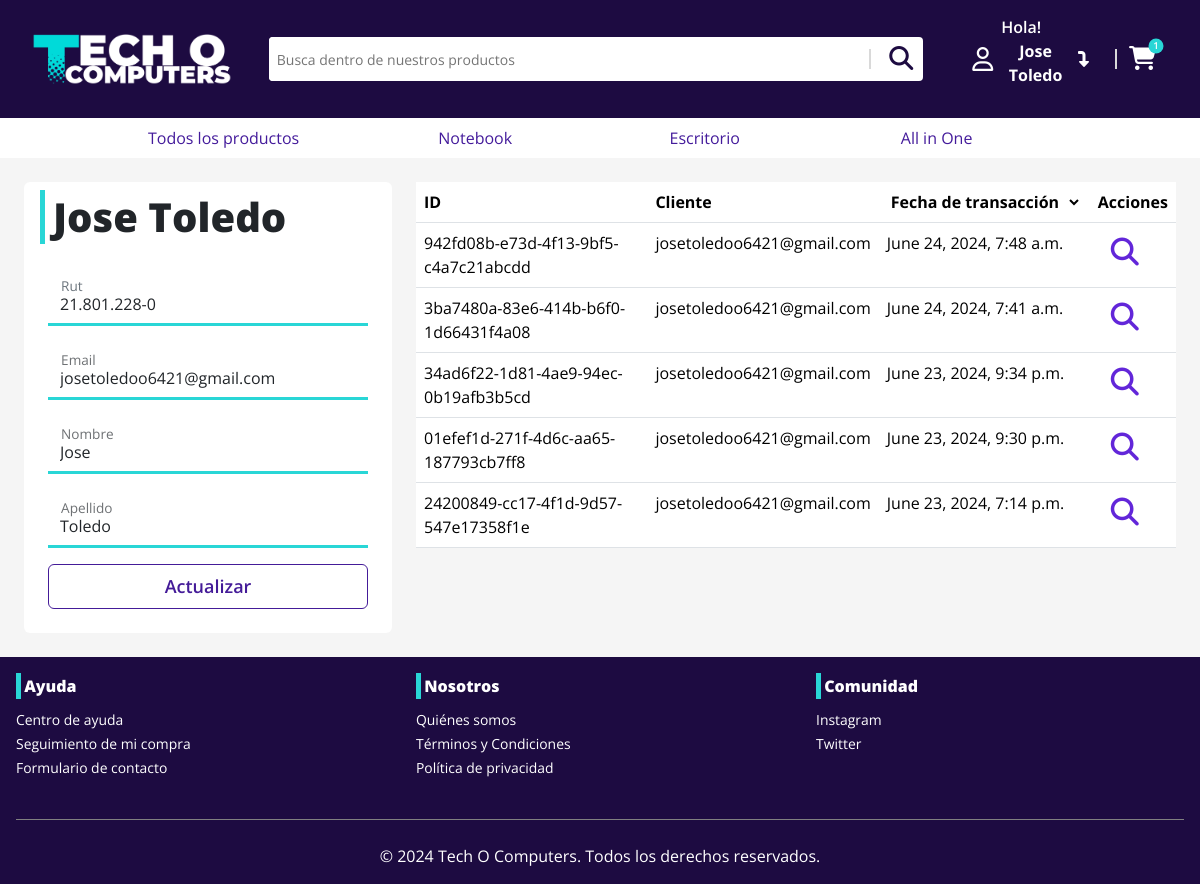
Page /profile/ (signed in) on the committed database.
### auth_user/models.py (models this page shows)
class User(AbstractBaseUser, PermissionsMixin):
    email = models.EmailField(unique=True)
    rut = models.CharField(max_length=12, unique=True, primary_key=True, verbose_name='RUT')
    first_name = models.CharField(max_length=30)
    last_name = models.CharField(max_length=30)
    is_staff = models.BooleanField(default=False)
    is_active = models.BooleanField(default=True)
    is_superuser = models.BooleanField(default=False)
    objects = CustomUserManager()
    USERNAME_FIELD = 'email'
    EMAIL_FIELD = 'email'
    REQUIRED_FIELDS = []
    class Meta:
        verbose_name = 'User'
        verbose_name_plural = 'Users'
    def get_full_name(self):
        return f'{self.first_name} {self.last_name}'

### store/models.py (models this page shows, shortened)
class Recipe(models.Model):
    id = models.UUIDField(primary_key=True, default=uuid.uuid4, editable=False)
    client = models.ForeignKey(User, on_delete=models.CASCADE)
    created_at = models.DateTimeField(auto_now_add=True)
    complete = models.BooleanField(default=False)
    transaction_id = models.CharField(max_length=100, null=True)
    @property
    def get_cart_total(self):
        recipeDetails = self.recipedetails_set.all()
        total = sum([item.product.price * item.quantity for item in recipeDetails])
        return total
    @property
    def get_cart_items(self):
        recipeDetails = self.recipedetails_set.all()
        total = sum([item.quantity for item in recipeDetails])
        return total

class RecipeDetails(models.Model):
    recipe = models.ForeignKey(Recipe, on_delete=models.CASCADE)
    product = models.ForeignKey(Product, on_delete=models.CASCADE, null=True, blank=True)
    quantity = models.IntegerField(default=0)

### core/views.py (the view, shortened to what this page needs)
# urls.py: path('profile/', views.profile, name='profile'),
@login_required
def profile(request):
    last_recipes = Recipe.objects.filter(client=request.user, complete=True).order_by('-created_at')[:5]
    context = {'last_recipes': last_recipes}
    return render(request, 'core/profile.html', context)

### store/models.py (called while the page is built)
    @property
    def getImage(self):
        try:
            return self.image.url
        except:
            return ""

### store/views.py (called while the page is built)
def cart_data(request):
    if request.user.is_authenticated:
        recipe, created = Recipe.objects.get_or_create(client=request.user, complete=False)
        items = recipe.recipedetails_set.all()
        cartItems = recipe.get_cart_items
    else:
        items = []
        recipe = {'get_cart_total':0, 'get_cart_items':0}
        cartItems = recipe['get_cart_items']
    return {'cartItems': cartItems, 'items': items, 'recipe': recipe}

### core/templates/core/profile.html (shortened to what this page needs)
{% extends "core/template.html" %}
{% load static %}
{% load humanize %}
{% block sources %}
<link rel="stylesheet" href="{% static 'css/auth.css'%}">
{% endblock sources %}
{% block content %}
<div class="row my-4 px-4">
    <div class="col-md-4">
        <div class="card border-0 p-2">
            <h1 class="product-header px-2"> {{user.get_full_name | title}}</h1>
            <div class="card-body">
                <form method="POST">
                    <div class="form-floating mb-3">
                        <input type="text" class="form-control border-0 border-bottom rounded-0 bg-transparent" name="rut" id="rut" placeholder="rut" value="{{user.rut}}" required disabled readonly>
                        <label for="rut">Rut</label>
                    </div>
                    <div class="form-floating mb-3">
                        <input type="email" class="form-control border-0 border-bottom rounded-0 bg-transparent" name="email" id="email" placeholder="name@example.com" value="{{user.email}}" required>
                        <label for="email">Email</label>
                    </div>
                    <div class="form-floating mb-3">
                        <input type="text" class="form-control border-0 border-bottom rounded-0 bg-transparent" name="first_name" id="first_name" placeholder="nombre" value="{{user.first_name}}" required>
                        <label for="first_name">Nombre</label>
                    </div>
                    <div class="form-floating mb-3">
                        <input type="text" class="form-control border-0 border-bottom rounded-0 bg-transparent" name="last_name" id="last_name" placeholder="nombre" value="{{user.last_name}}" required>
                        <label for="last_name">Apellido</label>
                    </div>
                    <button type="submit" class="btn btn-border w-100">Actualizar</button>
                </form>
            </div>
        </div>
    </div>
    <div class="col-md-8">
        <table class="table ">
            <thead>
              <tr>
                <th scope="col">ID</th>
                <th scope="col">Cliente</th>
                <th scope="col">
                  <form action="" method="get" id="orderForm">
                    <select name="orderByDate" id="orderByDate" class="border-0 bg-transparent fw-bold">
                      <option selected >Fecha de transacción</option>
                    </select>
                  </form>
                </th>
                <th scope="col">Acciones</th>
              </tr>
            </thead>
            <tbody id="order-table">
            {% for u in last_recipes %}
              <tr scope="row">
                <td>{{ u.id }}</td>
                <td>{{ u.client }}</td>
                <td>{{ u.created_at }}</td>
                <td><button type="button" class="btn" data-bs-toggle="modal" data-bs-target="#{{u.id}}modal">
                  <i class='fa-solid fa-magnifying-glass fs-3 color-secondary animate-spin'></i>
                </button></td>
              </tr>
            {% endfor %}
            </tbody>
          </table>
    </div>
</div>
{% endblock content %}

### core/templates/core/template.html (shortened to what this page needs)
{% load static %} {% load humanize %}
<!DOCTYPE html>
<html lang="en">
  <head>
    <link
      rel="stylesheet"
      href="{% static "bootstrap/css/bootstrap.min.css" %}"
    />
    <link
      rel="stylesheet"
      href="https://cdnjs.cloudflare.com/ajax/libs/font-awesome/6.5.2/css/all.min.css"
    />
    {% block sources %} {% endblock sources %}
    <link rel="stylesheet" href="{%static 'css/global.css'%}" />
  </head>
  <body class="overflow-x-hidden">
    <nav class="navbar back-primary">
      <div class="navbar-dist">
        <a class="navbar-brand" href="{% url 'index' %}">
          <img
            src="{% static 'src/logo.webp'%}"
            alt="Logo"
            width="200"
            height="auto"
            class="d-inline-block align-text-top"
          />
        </a>
        <div class="container-fuild">
          <form
            class="d-flex bg-white rounded-1 pl-1 pe-1 me-2 searchForm"
            role="search"
            action="{% url 'store'%}"
          >
            <input
              class="form-control-sm w-100 outline-0 border-0"
              type="search"
              name="search"
              autocomplete="off"
              placeholder="Busca dentro de nuestros productos"
              aria-label="Search"
            />
            <span class="divider"></span>
            <button class="bg-transparent border-0">
              <i class="fa-solid fa-magnifying-glass"></i>
            </button>
          </form>
        </div>
        <div class="" id="navbarNav">
          <div
            class="container-fluid d-flex flex-row navbar-responsive-icons align-items-center"
          >
            {% if not user.is_authenticated %}
            <a
              href="{% url 'login'%}"
              class="d-flex flex-row align-items-center text-decoration-none gap-2"
            >
              <i class="fa-regular fa-user text-white"></i>
              <div class="text-white user-navbar">
                <p class="fw-semibold mb-0">Hola!</p>
                <p class="fw-bold">Inicia Sesión</p>
              </div>
            </a>
              {% else %}
              <div class="dropdown">
                <button
                  class="btn bg-transparent d-flex flex-row align-items-center justify-content-start gap-2"
                  type="button"
                  data-bs-toggle="dropdown"
                  aria-expanded="false"
                >
                  <i class="fa-regular fa-user text-white"></i>
                  <div class="text-white user-navbar">
                    <p class="fw-semibold mb-0" style="text-align: start;">Hola!</p>
                    <p class="fw-bold">
                      {{user.first_name | title}} {{user.last_name | title}}
                    </p>
                  </div>
                  <i class="fa-solid fa-turn-down text-white fs-6"></i>
                </button>
              </div>
              {% endif %}
            <span class="divider"></span>
            <a
              data-bs-toggle="offcanvas"
              data-bs-target="#offcanvasRight"
              aria-controls="offcanvasRight"
            >
              <i class="fa-solid fa-cart-shopping text-white cart-icon">
                <span class="cart-quantity">{{recipe.get_cart_items}}</span>
              </i>
            </a>
          </div>
        </div>
      </div>
    </nav>
    <nav
      class="navbar bg-white color-primary justify-content-center"
      id="productNav"
    >
      <div class="product-nav-dist">
        <ul>
          <li>
            <a href="{% url 'store'%}">Todos los productos</a>
          </li>
          <li></li>
          <li>
            <a href="{% url 'store'%}?type=notebooks">Notebook</a>
          </li>
          <li>
            <a href="{% url 'store'%}?type=desktop">Escritorio</a>
          </li>
          <li>
            <a href="{% url 'store'%}?type=all-in-one">All in One</a>
          </li>
        </ul>
      </div>
    </nav>
    <div id="content" style="display: none;">
      {% block content %} {% endblock content %}
    </div>
    <footer class="back-primary">
      <div class="footer-container">
        <div class="w-full footer text-white">
          <div class="d-flex flex-column">
            <h6 class="footer-header">Ayuda</h6>
            <ul class="footer-list">
              <li>
                <a href="{% url 'helpcenter' %}">Centro de ayuda</a>
              </li>
              <li>
                <a href="{% url 'tracking' %}">Seguimiento de mi compra</a>
              </li>
              <li>
                <a href="{% url 'contactform' %}">Formulario de contacto</a>
              </li>
            </ul>
          </div>
          <div class="d-flex flex-column">
            <h6 class="footer-header">Nosotros</h6>
            <ul class="footer-list">
              <li>
                <a href="{% url 'whoweare' %}">Quiénes somos</a>
              </li>
              <li>
                <a href="{% url 'terms' %}">Términos y Condiciones</a>
              </li>
              <li>
                <a href="{% url 'ppolicy' %}">Política de privacidad</a>
              </li>
            </ul>
          </div>
          <div class="d-flex flex-column">
            <h6 class="footer-header">Comunidad</h6>
            <ul class="footer-list">
              <li>
                <a
                  href="https://www.youtube.com/watch?v=dQw4w9WgXcQ"
                  target="_blank"
                  >Instagram</a
                >
              </li>
              <li>
                <a
                  href="https://www.youtube.com/watch?v=YBS8rJvxnKo"
                  target="_blank"
                  >Twitter</a
                >
              </li>
            </ul>
          </div>
        </div>
        <span class="footer-divider"></span>
        <div>
          <p class="text-center text-white">
            &copy; 2024 Tech O Computers. Todos los derechos reservados.
          </p>
        </div>
      </div>
    </footer>
  </body>
</html>

### static/css/auth.css (style rules this page uses)
.form-control { border-color: #29d6d6 !important; border-width: 3px !important; }
label::after { background-color: transparent !important; }

### static/css/global.css (style rules this page uses)
* { font-family: "Open Sans", sans-serif; scroll-behavior: smooth; }
body, #body { background-color: #f5f5f5; }
.color-secondary { color: #6226d9 !important; }
.color-primary { color: #441b9b !important; }
.back-primary { background-color: #1d0b41; }
.fa-solid, .fa-regular { font-size: 1.5rem; color: #1d0b41; }
.navbar-dist { display: grid; grid-template-columns: 1fr 3fr 1fr; gap: 0 16px; justify-content: center; padding: 0; align-items: center; width: 100%; z-index: 4; padding: 0 2rem; }
.btn-border { border: 1px solid #441b98; color: #441b98; padding: 0.5rem 0; font-size: large; font-weight: 550; }
.divider { border-left: 2px solid #d9d9d9; display: grid; height: 20px; width: 1px; margin-bottom: 12px; margin-right: 12px; margin-left: 12px; margin-top: 12px; }
.product-nav-dist ul { list-style: none; padding: 0; display: grid; margin: auto; grid-template-columns: 1fr 0.2fr 1fr 1fr 1fr; gap: 0 16px; }
#productNav ul li { padding: 0; margin: 0; width: 100%; }
.card { cursor: pointer; text-decoration: none; }
.footer-header { border-left: 5px solid #29d6d6; padding: 0.2rem; font-weight: 800; }
.product-header { display: block; border-left: 5px solid #29d6d6; padding: 0.2rem; font-weight: 800; margin-left: 0.5rem; }
.footer { display: grid; gap: 32px; grid-template-columns: repeat(auto-fit, minmax(230px, 1fr)); overflow: hidden; padding: 16px; }
.footer-list { list-style: none; padding: 0; margin: 0; text-align: start; }
.footer-list li a { color: white; font-weight: 400; transition: all 5s ease-in-out; cursor: pointer; text-decoration: none; font-size: 0.871rem; line-height: 135%; }
.footer-divider { display: block; border: hidden; border-bottom: 0.5px solid #808080; margin: 24px 16px; }
.footer-container { max-width: 1280px; overflow: hidden; width: 100%; margin: auto; }
.fa-cart-shopping { cursor: pointer; }
#content > * { animation: fade-in 0.5s ease-in-out; }
.cart-icon { position: relative; }
.cart-icon::after { content: ""; width: 15px; height: 15px; background-color: #29d6d6; border-radius: 50%; position: absolute; top: 0; right: 0; transform: translate(50%, -50%); }
.cart-quantity { position: absolute; top: 0; right: 0; transform: translate(50%, -50%); color: white; font-size: 0.6rem; font-weight: 600; z-index: 1; }

### rows in the picture
Recipe: get_cart_items "1"
Recipe: id "942fd08b-e73d-4f13-9bf5-c4a7c21abcdd", client "josetoledoo6421@gmail.com", created_at "June 24, 2024, 7:48 a.m."
Recipe: id "3ba7480a-83e6-414b-b6f0-1d66431f4a08", client "josetoledoo6421@gmail.com", created_at "June 24, 2024, 7:41 a.m."
Recipe: id "34ad6f22-1d81-4ae9-94ec-0b19afb3b5cd", client "josetoledoo6421@gmail.com", created_at "June 23, 2024, 9:34 p.m."
Recipe: id "01efef1d-271f-4d6c-aa65-187793cb7ff8", client "josetoledoo6421@gmail.com", created_at "June 23, 2024, 9:30 p.m."
Recipe: id "24200849-cc17-4f1d-9d57-547e17358f1e", client "josetoledoo6421@gmail.com", created_at "June 23, 2024, 7:14 p.m."

### other values in the picture
{{ user.first_name | title }} "Jose"
{{ user.last_name | title }} "Toledo"
{{ user.get_full_name | title }} "Jose Toledo"
